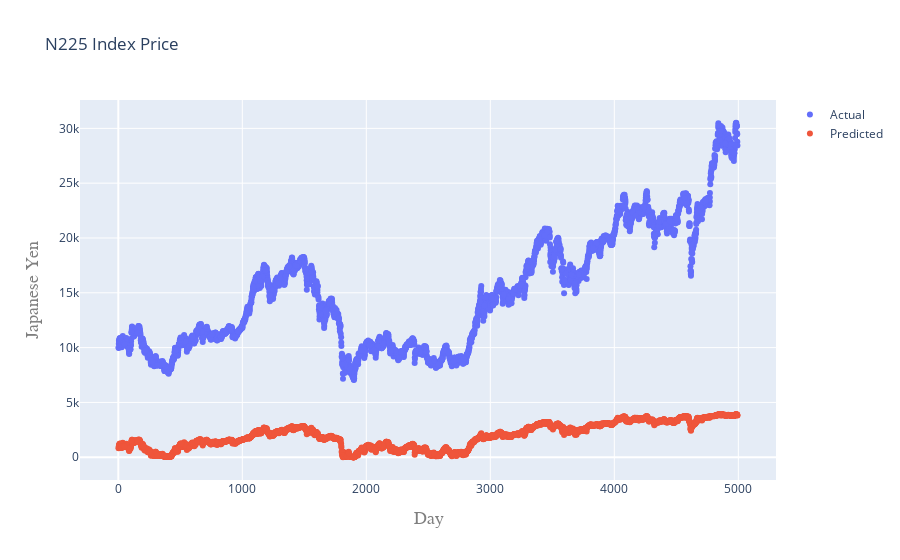

The code cell stored with this chart in its notebook:
### Code cell
# Third Modal - KNN
from sklearn import datasets
from sklearn.preprocessing import StandardScaler, scale
from sklearn.neighbors import KNeighborsClassifier
from sklearn.model_selection import train_test_split, GridSearchCV, cross_val_score, cross_val_predict
from sklearn.metrics import confusion_matrix, precision_score, recall_score, f1_score, roc_curve, roc_auc_score
from sklearn.metrics import precision_recall_curve, classification_report
#%%time

#warnings.filterwarnings('ignore')

# The param_grid tells Scikit-Learn to evaluate all combinations of the hyperparameter values
param_grid = {'n_neighbors': np.arange(1,50), 'p': [1, 2, 10, 50, 100, 500, 1000], 
              'weights': ["uniform", "distance"]}

knn_clf = KNeighborsClassifier()

knn_cv = GridSearchCV(knn_clf, param_grid, scoring='f1', cv=2, verbose=3, n_jobs=-1)
knn_cv.fit(X_train, training_scores_encoded)


params_optimal_knn = knn_cv.best_params_

knn = KNeighborsClassifier(**params_optimal_knn)

knn.fit(X_train, training_scores_encoded)

y_train_predicted = knn.predict(X_train)

#Plot actual and predicted values for train dataset
trace0 = go.Scatter(
    x = X_train.T[0],
    y = Y_train,
    mode = 'markers',
    name = 'Actual'
)
trace1 = go.Scatter(
    x = X_train.T[0],
    y = knn.predict(X_train).T,
    mode = 'markers',
    name = 'Predicted'
)
VTI_data = [trace0,trace1]
layout.xaxis.title.text = 'Day'
plot2 = go.Figure(data=VTI_data, layout=layout)

iplot(plot2)

### Figure 1 — Plotly figure (JSON) as saved in the notebook; plotly's stock layout.template omitted (floating-point values rounded to 4 significant figures; data arrays with more than 128 entries replaced by an {"elided": "..."} marker saying what was removed)
{"data": [{"mode": "markers", "name": "Actual", "type": "scatter", "x": {"elided": "3915 int values"}, "y": {"elided": "3915 float values"}}, {"mode": "markers", "name": "Predicted", "type": "scatter", "x": {"elided": "3915 int values"}, "y": {"elided": "3915 int values"}}], "layout": {"title": {"text": "N225 Index Price"}, "xaxis": {"title": {"font": {"color": "#7f7f7f", "family": "Courier New, monospace", "size": 18}, "text": "Day"}}, "yaxis": {"title": {"font": {"color": "#7f7f7f", "family": "Courier New, monospace", "size": 18}, "text": "Japanese Yen"}}}}
